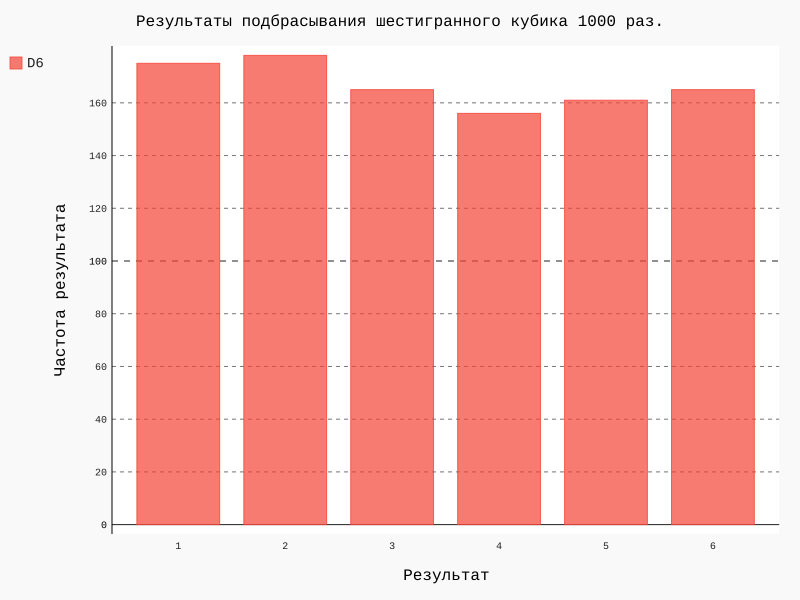

Generate this figure with Python:
import pygal
from cube import Cube

# Создание кубика D6.
cube = Cube()

# Моделирование серии бросков с сохранением результатов в списке.
# results = []
results = [cube.roll() for roll_num in range(1000)]
# for roll_num in range(1000):
    # result = cube.roll()
    # results.append(result)

# Анализ результатов.
# frequencies = []
frequencies = [results.count(value) for value in range(1, cube.num_sides+1)]
# for value in range(1, cube.num_sides+1):
    #frequency = results.count(value)
    #frequencies.append(frequency)

print(frequencies)

# Визуализация результатов.
hist = pygal.Bar()

hist.title = "Результаты подбрасывания шестигранного кубика 1000 раз."
hist.x_labels = [x for x in range(1, cube.num_sides+1)]
hist.x_title = "Результат"
hist.y_title = "Частота результата"

hist.add('D6', frequencies)
hist.render_to_file('cube_visual.svg')
